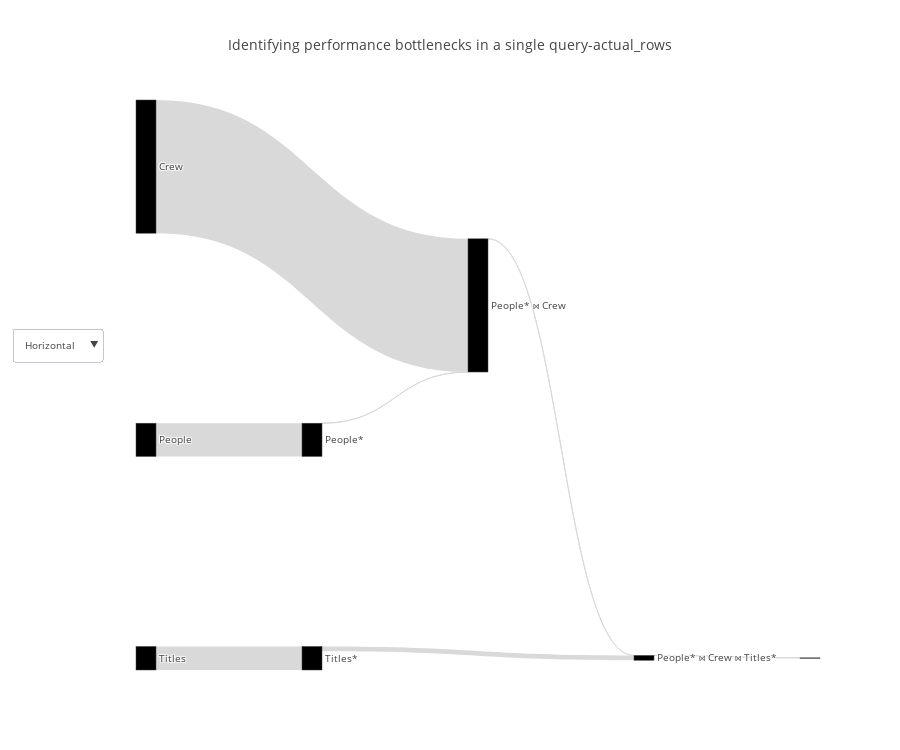

This figure's notebook cell:
### Code cell
flow_df = query_renderer.get_flow_df(query, con_str=con_str)
query_renderer.vizualize(flow_df, title="Identifying performance bottlenecks in a single query", metrics=["actual_rows"], open_=False)

### Figure 1 — Plotly figure (JSON) as saved in the notebook; plotly's stock layout.template omitted (floating-point values rounded to 4 significant figures)
{"data": [{"link": {"color": ["#d9d9d9", "#d9d9d9", "#d9d9d9", "#d9d9d9", "#d9d9d9", "#d9d9d9", "#d9d9d9"], "label": ["\nDescription: Finds relevant records by sequentially scanning the input record set. When reading from a table, Seq Scans (unlike Index Scans) perform a single read operation (only the table is read).", "\nDescription: Filter relation to hold only relevant records.Filter condition: (people.name = ANY ('{\"Owen Wilson\",\"Adam Sandler\",\"Jason Segel\"}'::text[]))", "\nDescription: Finds relevant records by sequentially scanning the input record set. When reading from a table, Seq Scans (unlike Index Scans) perform a single read operation (only the table is read).", "\nDescription: Joins to record sets by hashing one of them (using a Hash Scan).Inner Join with (crew.person_id = people.person_id)", "\nDescription: Finds relevant records by sequentially scanning the input record set. When reading from a table, Seq Scans (unlike Index Scans) perform a single read operation (only the table is read).", "\nDescription: Filter relation to hold only relevant records.Filter condition: (titles.genres ~~ '%Comedy%'::text)", "\nDescription: Joins to record sets by hashing one of them (using a Hash Scan).Inner Join with (titles.title_id = crew.title_id)"], "source": [0, 1, 2, 3, 4, 5, 6], "target": [1, 3, 3, 6, 5, 6, 7], "value": [3560478, 3, 14269149, 572, 2522032, 518564, 188]}, "node": {"color": ["black", "black", "black", "black", "black", "black", "black"], "label": ["People", "People*", "Crew", "People* ⋈ Crew", "Titles", "Titles*", "People* ⋈ Crew ⋈ Titles*"], "pad": 200}, "orientation": "h", "type": "sankey", "valueformat": ",", "valuesuffix": [" Rows", " Rows", " Rows", " Rows", " Rows", " Rows", " Rows"]}], "layout": {"font": {"size": 10}, "height": 750, "title": "Identifying performance bottlenecks in a single query-actual_rows", "updatemenus": [{"buttons": [{"args": ["orientation", "h"], "label": "Horizontal", "method": "restyle"}, {"args": ["orientation", "v"], "label": "Vertical", "method": "restyle"}], "y": 0.6}]}}
